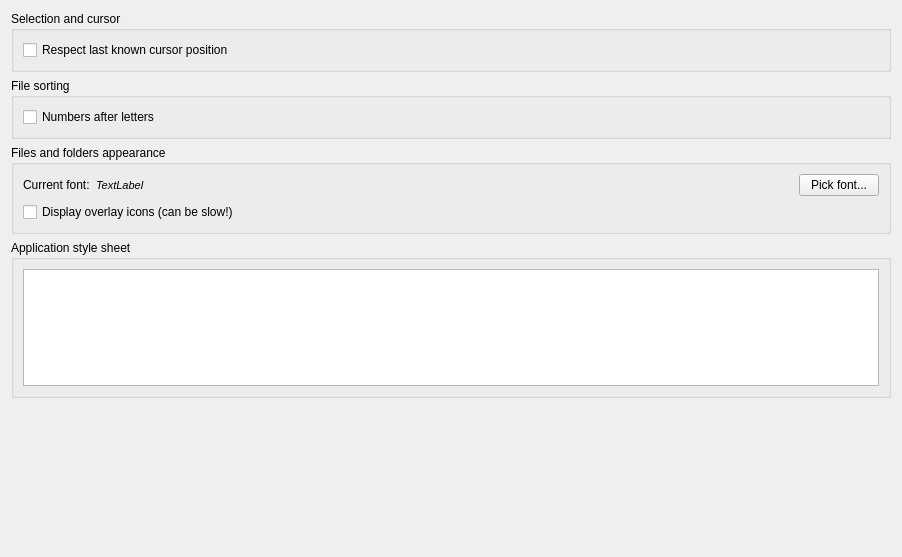
<?xml version="1.0" encoding="UTF-8"?>
<ui version="4.0">
 <class>CSettingsPageInterface</class>
 <widget class="QWidget" name="CSettingsPageInterface">
  <property name="geometry">
   <rect>
    <x>0</x>
    <y>0</y>
    <width>902</width>
    <height>557</height>
   </rect>
  </property>
  <property name="windowTitle">
   <string>Interface</string>
  </property>
  <layout class="QVBoxLayout" name="verticalLayout_2">
   <item>
    <widget class="QGroupBox" name="groupBoxSelection">
     <property name="title">
      <string>Selection and cursor</string>
     </property>
     <layout class="QVBoxLayout" name="verticalLayout_5">
      <item>
       <widget class="QCheckBox" name="_cbRespectLastCursorPos">
        <property name="toolTip">
         <string>When entering a floder, restore last known cursor position for this folder, if any (instead of always placing the cursor at the [..] item).</string>
        </property>
        <property name="text">
         <string>Respect last known cursor position</string>
        </property>
       </widget>
      </item>
     </layout>
    </widget>
   </item>
   <item>
    <widget class="QGroupBox" name="groupBoxSorting">
     <property name="title">
      <string>File sorting</string>
     </property>
     <layout class="QVBoxLayout" name="verticalLayout">
      <item>
       <widget class="QCheckBox" name="_cbSortingNumbersAfterLetters">
        <property name="text">
         <string>Numbers after letters</string>
        </property>
       </widget>
      </item>
     </layout>
    </widget>
   </item>
   <item>
    <widget class="QGroupBox" name="groupBoxItemsApperance">
     <property name="title">
      <string>Files and folders appearance</string>
     </property>
     <layout class="QVBoxLayout" name="verticalLayout_3">
      <item>
       <layout class="QHBoxLayout" name="horizontalLayout" stretch="0,1,0">
        <item>
         <widget class="QLabel" name="label">
          <property name="text">
           <string>Current font:</string>
          </property>
         </widget>
        </item>
        <item>
         <widget class="QLabel" name="_lblCurrentFileListFontDescription">
          <property name="font">
           <font>
            <pointsize>8</pointsize>
            <italic>true</italic>
           </font>
          </property>
          <property name="text">
           <string>TextLabel</string>
          </property>
         </widget>
        </item>
        <item>
         <widget class="QPushButton" name="_btnSelectFileListFont">
          <property name="text">
           <string>Pick font...</string>
          </property>
         </widget>
        </item>
       </layout>
      </item>
      <item>
       <widget class="QCheckBox" name="_cbDecoratedFolderIcons">
        <property name="toolTip">
         <string>Some programs may modify folder icons for their purposes, esp. on Windows. Displaying such icons may be slow.</string>
        </property>
        <property name="text">
         <string>Display overlay icons (can be slow!)</string>
        </property>
       </widget>
      </item>
     </layout>
    </widget>
   </item>
   <item>
    <widget class="QGroupBox" name="groupBox">
     <property name="title">
      <string>Application style sheet</string>
     </property>
     <layout class="QVBoxLayout" name="verticalLayout_4">
      <item>
       <widget class="QPlainTextEdit" name="_styleSheetEdit"/>
      </item>
     </layout>
    </widget>
   </item>
   <item>
    <spacer name="verticalSpacer">
     <property name="orientation">
      <enum>Qt::Vertical</enum>
     </property>
     <property name="sizeHint" stdset="0">
      <size>
       <width>20</width>
       <height>223</height>
      </size>
     </property>
    </spacer>
   </item>
  </layout>
 </widget>
 <resources/>
 <connections/>
</ui>
